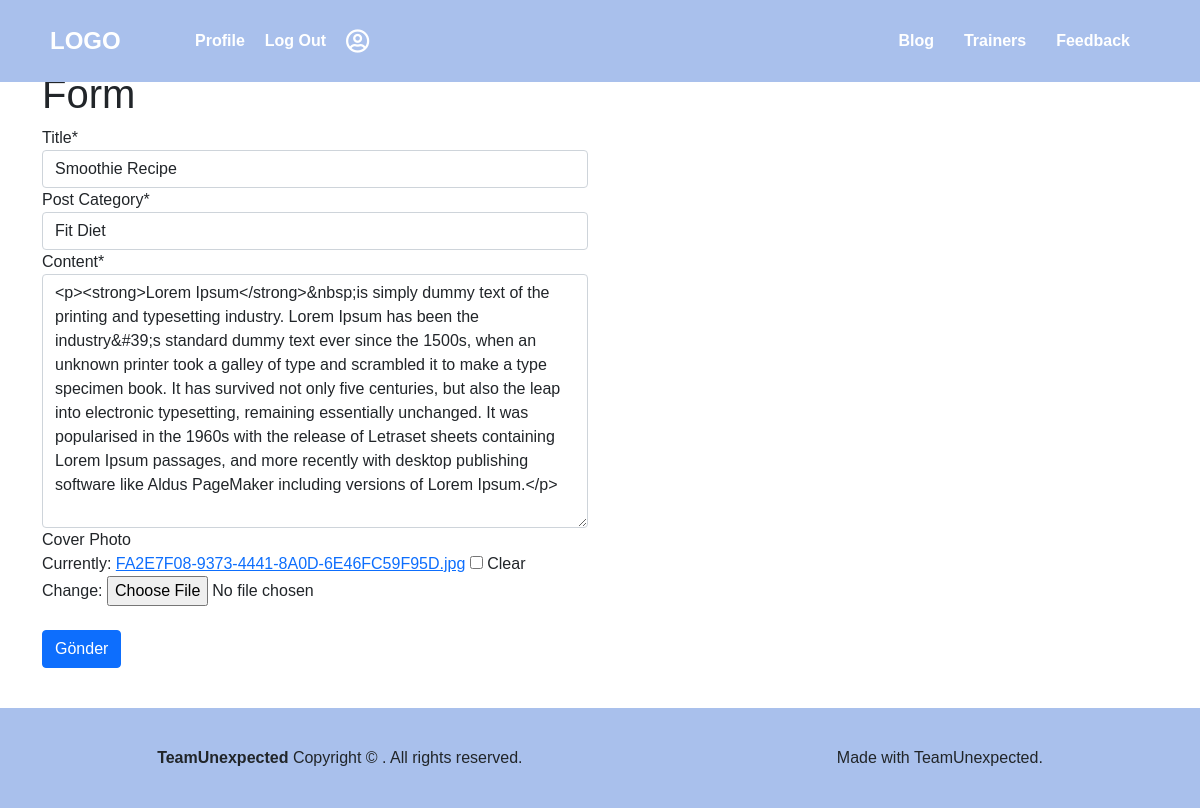
The page /post/smoothie-recipe-1/update/ (signed in) on the database its author committed.
### post/models.py (models this page shows, shortened)
class Post(models.Model):
    user = models.ForeignKey('auth.User', on_delete=models.CASCADE, verbose_name='Author', related_name='posts')
    title = models.CharField(max_length=120, verbose_name='Title')
    content = RichTextField(verbose_name='Content')
    publishing_date = models.DateTimeField(verbose_name='Release Date', auto_now_add=True)
    image = models.ImageField(null=True, blank=True, verbose_name='Cover Photo')
    slug = models.SlugField(unique=True, editable=False, max_length=130, verbose_name='Dynamic Linkage')
    category = models.ForeignKey('post.Category', on_delete=models.CASCADE, related_name='posts', verbose_name='Post Category')
    view_count = models.IntegerField(verbose_name='Number of views', default=0)
    class Meta:
        ordering = ['-publishing_date', 'id']

### post/views.py (the view, shortened to what this page needs)
# urls.py: re_path(r'^(?P<slug>[\w-]+)/update/$', post_update, name='update'),
def post_update(request, slug):
    if not request.user.is_authenticated:
        return Http404()
    post = get_object_or_404(Post, slug=slug)
    form = PostForm(request.POST or None, request.FILES or None, instance=post)
    context = {
        'form': form,
    }
    return render(request, 'post/form.html', context)

### post/forms.py
class PostForm(forms.ModelForm):
    class Meta:
        model = Post
        fields = [
            'title',
            'category',
            'content',
            'image',
        ]

### post/models.py (called while the page is built)
    def __str__(self):
        return self.name

### templates/post/form.html (shortened to what this page needs)
{% load crispy_forms_tags %}
{% load static %}
<!DOCTYPE html>
<html lang="en" dir="ltr">
  <head>
    <link rel="stylesheet" href="{% static 'css/Button.css' %}" />
    <link rel="stylesheet" href="{% static 'css/Link.css' %}" />
	<link rel="stylesheet" href="{% static 'css/BlogHeader.css' %}" />
	<link rel="stylesheet" href="{% static 'css/BlogFooter.css' %}" />
	<link rel="stylesheet" href="{% static 'css/BlogIndex.css' %}" />
    <link
      rel="stylesheet"
      href="https://cdnjs.cloudflare.com/ajax/libs/font-awesome/5.14.0/css/all.min.css"
    />
      <link rel="stylesheet" href="{% static 'css/bootstrap.min.css' %}" />
    <link rel="stylesheet" href="{% static 'css/style.css' %}" />
  </head>
  <body>
  {% include 'header.html' %}
    <div class="container">
        <div class="row">
            <div class="col-md-6 col-md-offset-3">
                <form method="POST" enctype="multipart/form-data">
                <h1>Form</h1>
                    {{ form|crispy }}
                    <br/>
                    <input class="btn btn-primary" type="submit" value="Gönder"/>
                </form>
            </div>
        </div>
    </div>
    <footer>
      <div class="footer-container">
        <div class="left-side">
          <strong>TeamUnexpected</strong>
          Copyright &copy; . All rights reserved.
        </div>
        <div class="Right-side">Made with TeamUnexpected.</div>
      </div>
    </footer>
  </body>
</html>

### static/css/Link.css (style rules this page uses)
a { color: black; text-decoration: none; }

### static/css/Blogheader.css (style rules this page uses)
* { margin: 0; padding: 0; box-sizing: border-box; font-family: "Poppins", sans-serif; }

### static/css/Blogfooter.css (style rules this page uses)
footer { width: 100%; background-color: rgb(169, 192, 236); height: 100px; margin-top: 40px; margin-right: auto; margin-left: auto; }
.footer-container { display: flex; height: 100px; align-items: center; justify-content: space-around; }

### static/css/Blogindex.css (style rules this page uses)
* { margin: 0; padding: 0; box-sizing: border-box; font-family: "Poppins", sans-serif; }
body { background-color: #f2f3f4; }

### static/css/style.css (style rules this page uses)
body { padding-top: 70px; }

### rows shown on the page
Post: title "Smoothie Recipe", category "Fit Diet", content "<p><strong>Lorem Ipsum</strong>&nbsp;is simply dummy text of the printing and typesetting industry. Lorem Ipsum has been the industry&#39;s standard dummy text ever since the 1500s, when an unknown printer took a galley of type and scrambled it to make a type specimen book. It has survived not only five centuries, but also the leap into electronic typesetting, remaining essentially unchanged. It was popularised in the 1960s with the release of Letraset sheets containing Lorem Ipsum passages, and more recently with desktop publishing software like Aldus PageMaker including versions of Lorem Ipsum.</p>"
